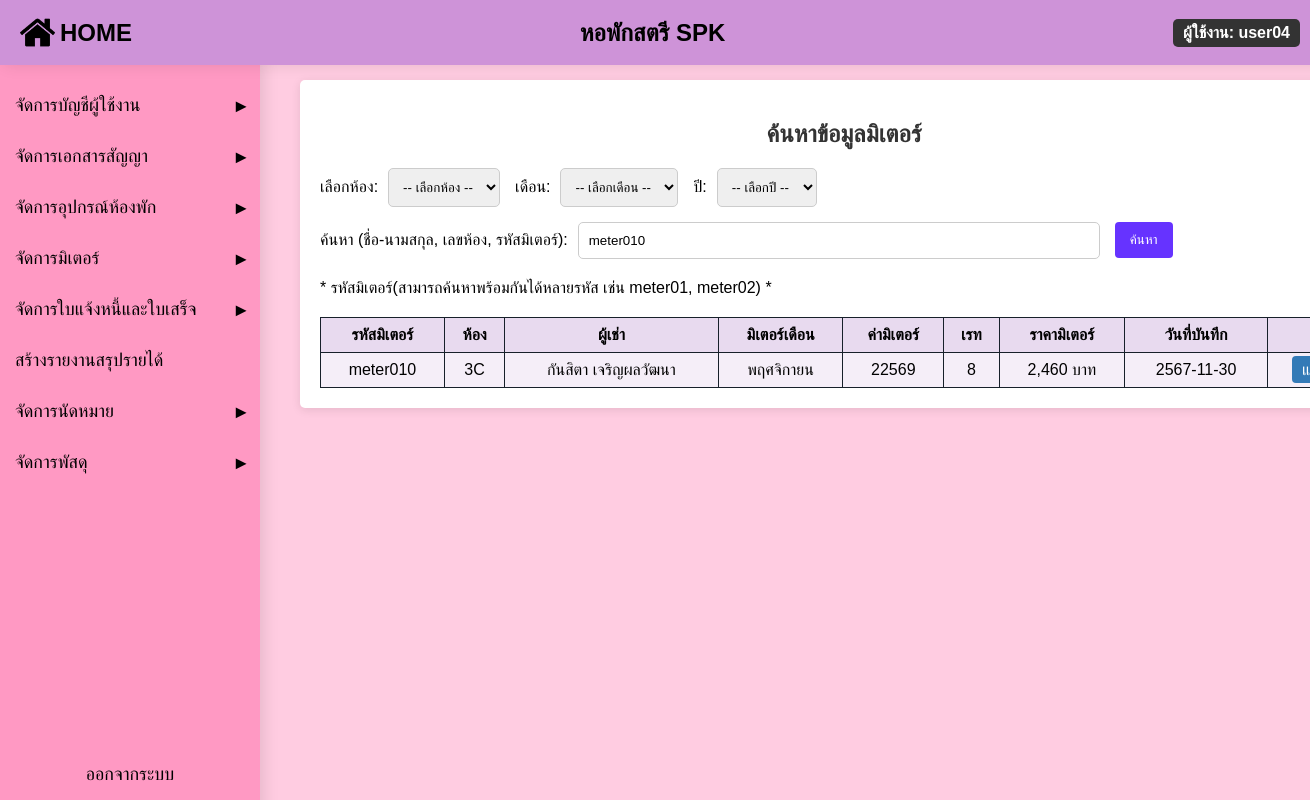
/search_meter.php?meter_id=meter010 (signed in), run on the app's committed database.
### tables this page shows
CREATE TABLE `meter` (
  `meter_id` varchar(11) NOT NULL,
  `room_id` varchar(11) NOT NULL,
  `meter_month` varchar(11) NOT NULL,
  `meter_value` varchar(11) NOT NULL,
  `meter_rate` varchar(11) NOT NULL,
  `meter_price` varchar(11) NOT NULL,
  `meter_date` date NOT NULL
);

### search_meter.php (the view, shortened to what this page needs)
<?php
include('condb.php');
$search_term = isset($_GET['meter_id']) ? $_GET['meter_id'] : (isset($_POST['search_term']) ? $_POST['search_term'] : '');
$room_id = isset($_POST['room_id']) ? $_POST['room_id'] : '';
$meters = [];
if ($_SERVER['REQUEST_METHOD'] == 'POST' || !empty($search_term) || !empty($room_id)) {
    $sql = "SELECT m.meter_id, m.room_id,
                GROUP_CONCAT(DISTINCT CONCAT(u.first_name, ' ', u.last_name) SEPARATOR '<br>') AS tenant_names,
                m.meter_value, m.meter_rate, m.meter_price, m.meter_date, m.meter_month
            FROM meter m
            JOIN contract c ON m.room_id = c.room_id
            JOIN contract_user cu ON c.contract_id = cu.contract_id
            JOIN user u ON cu.user_id = u.user_id
            WHERE 1=1";
    $conditions = [];
    $params = [];
    $types = '';
    if (!empty($search_term)) {
        $search_terms = explode(',', $search_term);
        $search_conditions = [];
        foreach ($search_terms as $term) {
            $term = trim($term);
            $search_conditions[] = "(m.meter_id LIKE ? OR m.room_id LIKE ? OR CONCAT(u.first_name, ' ', u.last_name) LIKE ?)";
            $like_term = "%$term%";
            $params = array_merge($params, [$like_term, $like_term, $like_term]);
            $types .= 'sss';
        }
        $conditions[] = '(' . implode(' OR ', $search_conditions) . ')';
    }
    if (!empty($conditions)) {
        $sql .= " AND " . implode(' AND ', $conditions);
    }
    $sql .= " GROUP BY m.meter_id, m.room_id, m.meter_value, m.meter_rate, m.meter_price, m.meter_date";
    if ($stmt = $conn->prepare($sql)) {
        if (!empty($params)) {
            $stmt->bind_param($types, ...$params);
        }
        $stmt->execute();
        $result = $stmt->get_result();
        $meters = $result->fetch_all(MYSQLI_ASSOC);
    }
}
?>
<!DOCTYPE html>
<html lang="th">
<head>
</head>
<body>
    <?php include('admin_sidebar.php'); ?>
    <div class="container">
        <h2>ค้นหาข้อมูลมิเตอร์</h2>
        <form action="search_meter.php" method="post" class="form-container">
            <div class="form-group">
                <label for="room_id">เลือกห้อง:</label>
                <select name="room_id" id="room_id">
                    <option value="">-- เลือกห้อง --</option>
                </select>
            </div>
            <div class="form-group">
                <label for="month">เดือน:</label>
                <select name="month" id="month">
                    <option value="">-- เลือกเดือน --</option>
                </select>
            </div>
            <div class="form-group">
                <label for="year">ปี:</label>
                <select name="year" id="year">
                    <option value="">-- เลือกปี --</option>
                </select>
            </div>
            <div class="form-group">
                <label for="search_term">ค้นหา (ชื่อ-นามสกุล, เลขห้อง, รหัสมิเตอร์):</label>
                <input type="text" name="search_term" id="search_term" value="<?php echo $search_term; ?>">
            </div>
            <button type="submit">ค้นหา</button>
        </form>
        * รหัสมิเตอร์(สามารถค้นหาพร้อมกันได้หลายรหัส เช่น meter01, meter02) *
        <?php if (!empty($meters)): ?>
            <table>
                <thead>
                    <tr>
                        <th>รหัสมิเตอร์</th>
                        <th>ห้อง</th>
                        <th>ผู้เช่า</th>
                        <th>มิเตอร์เดือน</th>
                        <th>ค่ามิเตอร์</th>
                        <th>เรท</th>
                        <th>ราคามิเตอร์</th>
                        <th>วันที่บันทึก</th>
                        <th></th>
                    </tr>
                </thead>
                <tbody>
                    <?php foreach ($meters as $meter): ?>
                        <tr>
                            <td><?php echo $meter['meter_id']; ?></td>
                            <td><?php echo $meter['room_id']; ?></td>
                            <td><?php echo $meter['tenant_names']; ?></td>
                            <td><?php echo $meter['meter_month']; ?></td>
                            <td><?php echo $meter['meter_value']; ?></td>
                            <td><?php echo $meter['meter_rate']; ?></td>
                            <td><?php echo number_format($meter['meter_price']); ?> บาท</td>
                            <td><?php echo date('Y-m-d', strtotime($meter['meter_date'])); ?></td>
                            <td>
                                <a href="edit_meter.php?meter_id=<?php echo $meter['meter_id']; ?>" class="btn edit-btn">แก้ไข</a>
                            </td>
                        </tr>
                    <?php endforeach; ?>
                </tbody>
            </table>
        <?php else: ?>
            <p>ไม่พบข้อมูล</p>
        <?php endif; ?>
    </div>
</body>
</html>

### search_meter.php (style rules this page uses)
body { font-family: Arial, sans-serif; }
h2 { text-align: center; color: #333; }
.container { width: 80%; max-width: 1600px; margin: 80px auto; background: #fff; padding: 20px; border-radius: 5px; box-shadow: 0 2px 10px rgba(0, 0, 0, 0.1); margin-left: 300px; }
.form-container { display: flex; align-items: center; flex-wrap: wrap; gap: 15px; margin-bottom: 20px; }
.form-group { display: flex; align-items: center; }
.form-group label { margin-right: 10px; }
select { padding: 10px; border: 1px solid #ccc; border-radius: 5px; }
input[type="text"] { padding: 10px; border: 1px solid #ccc; border-radius: 5px; width: 500px; }
button { background-color: #6633FF; color: white; padding: 10px 15px; border: none; border-radius: 4px; cursor: pointer; }
table { width: 100%; border-collapse: collapse; margin-top: 20px; }
table, th, td { border: 1px solid #17202a; }
th, td { padding: 8px; text-align: center; }
th { background-color: #e8daef; }
tr:nth-child(odd) { background-color: #f5eef8; }
.edit-btn, .delete-btn { background-color: #337ab7; color: white; padding: 5px 10px; border-radius: 4px; cursor: pointer; text-decoration: none; }

### admin_sidebar.php (style rules this page uses)
body { margin: 0; font-family: Arial, sans-serif; background-color: #ffcce1; }

### data on the page
meter: meter_id "meter010", room "3C", tenant_names "กันสิตา เจริญผลวัฒนา", meter_month "พฤศจิกายน", meter_value "22569", meter_rate "8", meter_price "2,460", meter_date "2567-11-30"

### other printed values
$_SESSION['username'] "user04"
